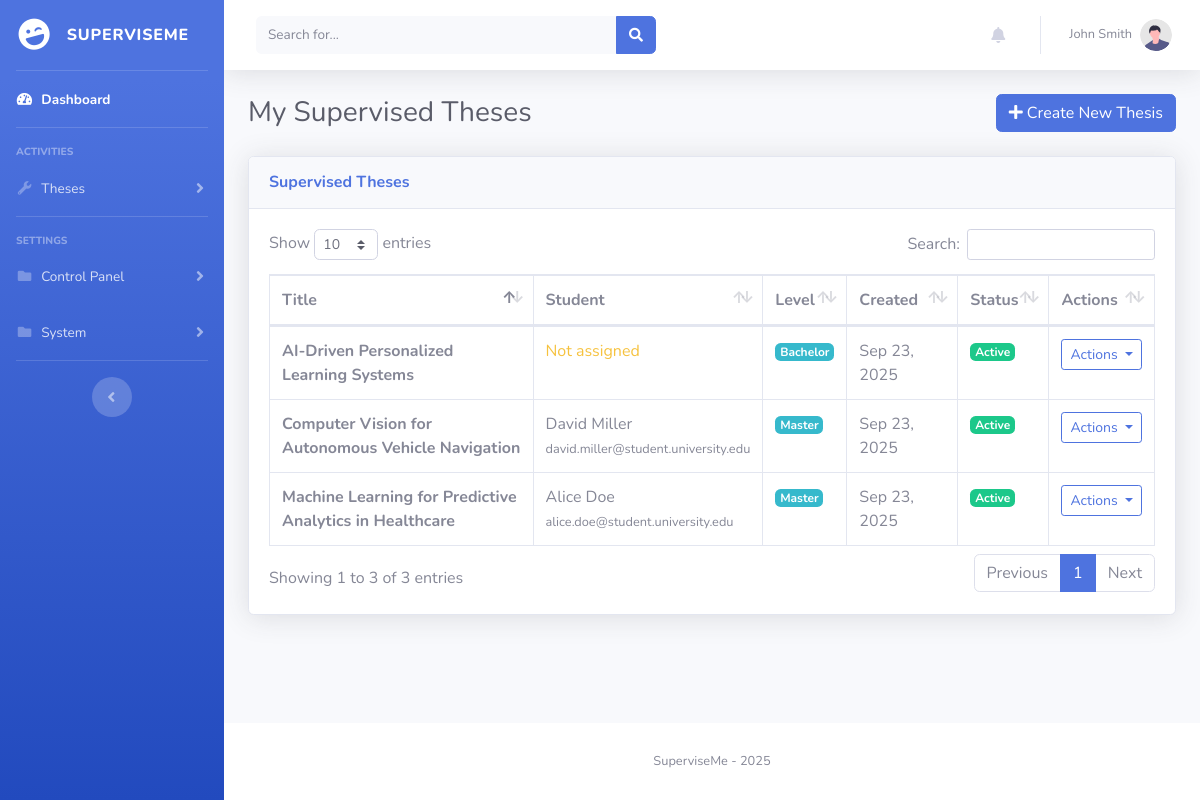
/supervisor/theses (signed in), run on an earlier commit of the app's database.
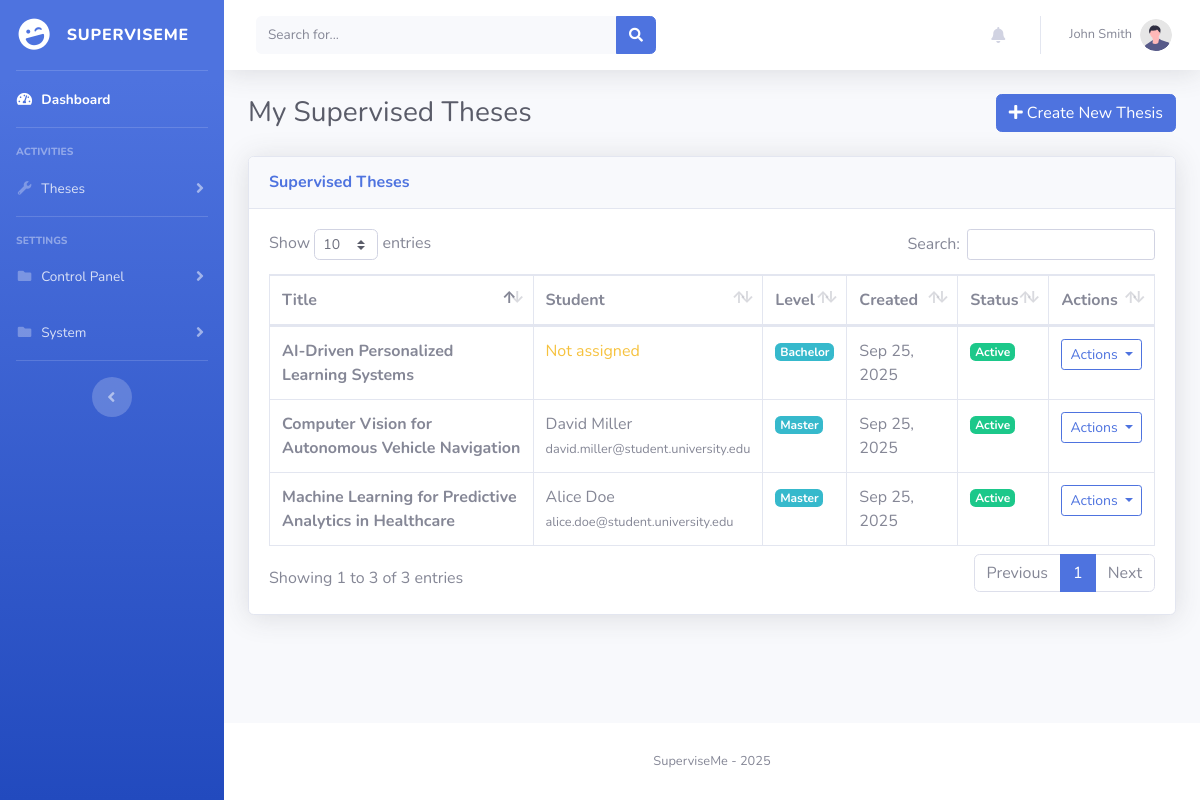
And on a later commit of the database.
### superviseme/models.py (models this page shows)
class Thesis(db.Model):
    __tablename__ = "thesis"
    id = db.Column(db.Integer, primary_key=True)
    title = db.Column(db.String(100), nullable=False)
    description = db.Column(db.Text, nullable=False)
    author_id = db.Column(db.Integer, db.ForeignKey("user_mgmt.id"), nullable=True)
    frozen = db.Column(db.Boolean, default=False)
    level = db.Column(db.Text, nullable=True)
    created_at = db.Column(db.Integer, nullable=False)

class User_mgmt(UserMixin, db.Model):
    __tablename__ = "user_mgmt"
    id = db.Column(db.Integer, primary_key=True)
    username = db.Column(db.String(50), nullable=False, unique=True)
    name = db.Column(db.String(15))
    surname = db.Column(db.String(15))
    cdl = db.Column(db.String(15))
    email = db.Column(db.String(50), nullable=False, unique=True)
    password = db.Column(db.String(80), nullable=False)
    user_type = db.Column(db.String(10), nullable=False, default="student")
    joined_on = db.Column(db.Integer, nullable=False)
    gender = db.Column(db.String(10), default=None)
    nationality = db.Column(db.String(15), default=None)
    last_activity = db.Column(db.Integer, nullable=True)  # Track last activity timestamp
    last_activity_location = db.Column(db.String(100), nullable=True)  # Track where they were last active
    telegram_user_id = db.Column(db.String(50), nullable=True)  # Telegram user ID for bot notifications
    telegram_enabled = db.Column(db.Boolean, default=False, nullable=False)  # Enable/disable Telegram notifications
    telegram_notification_types = db.Column(db.Text, nullable=True)  # JSON string of enabled notification types
    thesis = db.relationship("Thesis", backref="author", lazy=True)

### superviseme/routes/supervisor.py (the view)
@supervisor.route("/supervisor/theses")
@login_required
def theses_data():
    privilege_check = check_privileges(current_user.username, role="supervisor")
    if privilege_check is not True:
        return privilege_check
    thesis_supervisors = Thesis_Supervisor.query.filter_by(supervisor_id=current_user.id).all()
    theses = [ts.thesis for ts in thesis_supervisors]
    return render_template("supervisor/theses.html", theses=theses, dt=datetime.fromtimestamp)

### superviseme/utils/logging_config.py (called while the page is built)
def log_request_response(app, loggers):
    @app.before_request
    def log_request_info():
        loggers['access_logger'].info("Request started", extra={
            'event_type': 'request_start',
            'endpoint': request.endpoint,
            'url_rule': str(request.url_rule) if request.url_rule else None,
            'content_length': request.content_length,
            'content_type': request.content_type
        })
    @app.after_request
    def log_response_info(response):
        loggers['access_logger'].info("Request completed", extra={
            'event_type': 'request_end',
            'status_code': response.status_code,
            'content_length': response.content_length,
            'content_type': response.content_type
        })
        return response

### superviseme/utils/miscellanea.py (called while the page is built, shortened)
def check_privileges(username, role="admin"):
    user = User_mgmt.query.filter_by(username=username).first()
    if not user:
        abort(404)
    return True

### superviseme/templates/supervisor/theses.html (shortened to what the changed rows need)
{% include 'admin/components/header.html' %}
<body id="page-top">
    <div id="wrapper">
        <div id="content-wrapper" class="d-flex flex-column">
            <div id="content">
                <div class="container-fluid">
                    <div class="d-sm-flex align-items-center justify-content-between mb-4">
                        <h1 class="h3 mb-0 text-gray-800">My Supervised Theses</h1>
                    </div>
                    <div class="row">
                        <div class="col-12">
                            <div class="card shadow mb-4">
                                <div class="card-body">
                                    {% if theses %}
                                        <div class="table-responsive">
                                            <table class="table table-bordered" id="dataTable" width="100%" cellspacing="0">
                                                <thead>
                                                    <tr>
                                                        <th>Title</th>
                                                        <th>Student</th>
                                                        <th>Level</th>
                                                        <th>Created</th>
                                                        <th>Status</th>
                                                        <th>Actions</th>
                                                    </tr>
                                                </thead>
                                                <tbody>
                                                    {% for thesis in theses %}
                                                    <tr>
                                                        <td><strong>{{ thesis.title }}</strong></td>
                                                        <td>
                                                            {% if thesis.author %}
                                                                {{ thesis.author.name }} {{ thesis.author.surname }}
                                                                <br><small class="text-muted">{{ thesis.author.email }}</small>
                                                            {% else %}
                                                                <span class="text-warning">Not assigned</span>
                                                            {% endif %}
                                                        </td>
                                                        <td>
                                                            {% if thesis.level %}
                                                                <span class="badge badge-info">{{ thesis.level|title }}</span>
                                                            {% else %}
                                                                <span class="badge badge-secondary">Not specified</span>
                                                            {% endif %}
                                                        </td>
                                                        <td>{{ dt(thesis.created_at).strftime('%b %d, %Y') if thesis.created_at else 'Unknown' }}</td>
                                                        <td>
                                                            {% if thesis.frozen %}
                                                                <span class="badge badge-danger">Frozen</span>
                                                            {% else %}
                                                                <span class="badge badge-success">Active</span>
                                                            {% endif %}
                                                        </td>
                                                        <td>
                                                            <div class="dropdown">
                                                                <button class="btn btn-sm btn-outline-primary dropdown-toggle" type="button" data-toggle="dropdown">
                                                                    Actions
                                                                </button>
                                                            </div>
                                                        </td>
                                                    </tr>
                                                    {% endfor %}
                                                </tbody>
                                            </table>
                                        </div>
                                    {% else %}
                                        <div class="text-center">
                                            <i class="fas fa-book fa-3x text-gray-300 mb-3"></i>
                                            <p class="text-gray-500">No theses found. Create your first thesis to get started.</p>
                                        </div>
                                    {% endif %}
                                </div>
                            </div>
                        </div>
                    </div>
                </div>
            </div>
            {% include 'admin/components/footer.html' %}
</body>
</html>

What changed in the data, as far as the page shows it:
changed Thesis "Machine Learning for Predictive Analytics in Healthcare": created_at "Sep 23, 2025" → "Sep 25, 2025"
changed Thesis "Computer Vision for Autonomous Vehicle Navigation": created_at "Sep 23, 2025" → "Sep 25, 2025"
changed Thesis "AI-Driven Personalized Learning Systems": created_at "Sep 23, 2025" → "Sep 25, 2025"
